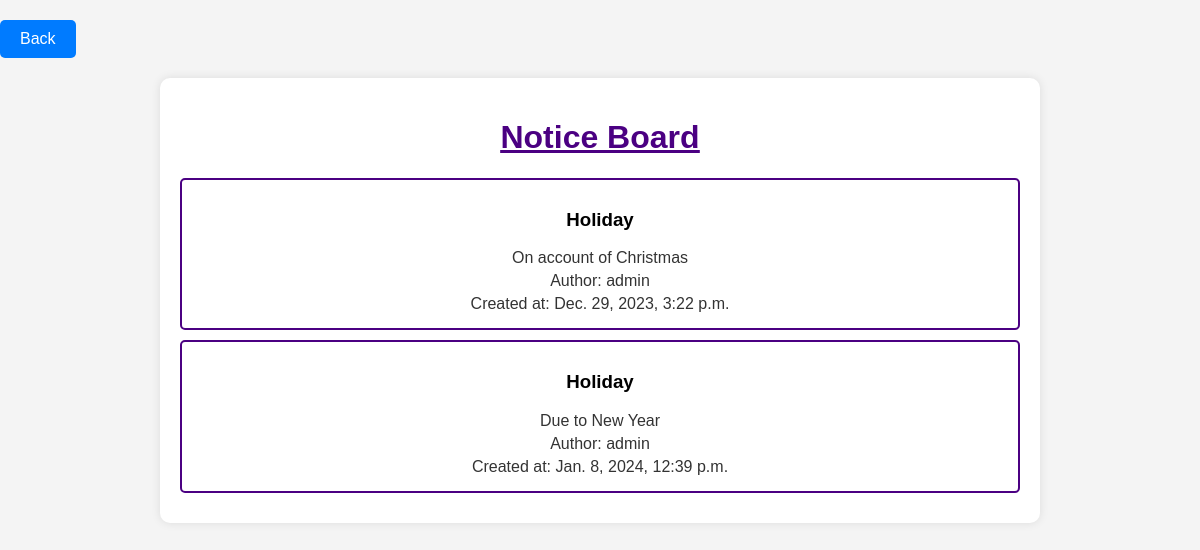
/notice-list/, run on the app's committed database.
### finalapp/models.py (models this page shows, shortened)
class Notice(models.Model):
    title = models.CharField(max_length=255)
    content = models.TextField()
    author = models.ForeignKey(User, on_delete=models.CASCADE)
    created_at = models.DateTimeField(auto_now_add=True)

### finalapp/views.py (the view)
# urls.py: path('notice-list/', notice_list, name='notice_list'),
def notice_list(request):
    notices = Notice.objects.all()
    return render(request, 'notice_list.html', {'notices': notices})

### finalapp/templates/notice_list.html (shortened to what this page needs)
<!DOCTYPE html>
<html lang="en">
<head>
</head>
<body>
    <a href="#" class="back-button" onclick="history.back()">Back</a>
<div><div class="container">
    <center><h1 ><u>Notice Board</u></h1></center>{% for notice in notices %}
    <div class="info-box">
    <h3>{{ notice.title }}</h3>
    <p>{{ notice.content }}</p>
    <p>Author: {{ notice.author.username }}</p>
    <p>Created at: {{ notice.created_at }}</p></div>
{% endfor %}</div></div>
</body>
</html>

### finalapp/templates/notice_list.html (style rules this page uses)
body { font-family: 'Arial', sans-serif; background-color: #f4f4f4; margin: 0; padding: 0; }
.container { width: 70%; margin: 20px auto; background-color: #fff; box-shadow: 0 0 10px rgba(0, 0, 0, 0.1); padding: 20px; border-radius: 10px; text-align: center; }
h1 { color: #4B0082; text-decoration: underline; }
.info-box { border: 2px solid #4B0082; padding: 10px; margin: 10px 0; border-radius: 5px; }
p { margin: 5px 0; color: #333; }
a { display: inline-block; padding: 8px 16px; margin-top: 10px; background-color: #4B0082; color: #fff; text-decoration: none; border-radius: 5px; transition: background-color 0.3s; }
.back-button { display: inline-block; padding: 10px 20px; margin-top: 20px; font-size: 16px; text-decoration: none; background-color: #007bff; color: #fff; border: none; border-radius: 5px; cursor: pointer; }

### data on the page
Notice: title "Holiday", content "On account of Christmas", author.username "admin", created_at "Dec. 29, 2023, 3:22 p.m."
Notice: title "Holiday", content "Due to New Year", author.username "admin", created_at "Jan. 8, 2024, 12:39 p.m."
